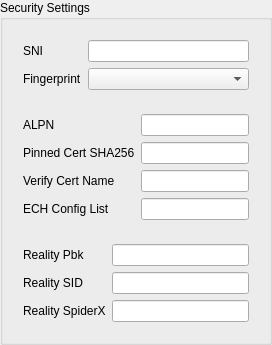
       <widget class="QGroupBox" name="xray_security_box">
        <property name="title">
         <string>Security Settings</string>
        </property>
        <layout class="QVBoxLayout" name="verticalLayout_8">
         <item>
          <widget class="QWidget" name="xray_tls_common" native="true">
           <layout class="QGridLayout" name="gridLayout_5">
            <item row="0" column="0">
             <widget class="QLabel" name="label_11">
              <property name="text">
               <string>SNI</string>
              </property>
              <property name="buddy">
               <cstring>xray_sni</cstring>
              </property>
             </widget>
            </item>
            <item row="0" column="1">
             <widget class="QLineEdit" name="xray_sni"/>
            </item>
            <item row="1" column="0">
             <widget class="QLabel" name="label_12">
              <property name="text">
               <string>Fingerprint</string>
              </property>
              <property name="buddy">
               <cstring>xray_fp</cstring>
              </property>
             </widget>
            </item>
            <item row="1" column="1">
             <widget class="QComboBox" name="xray_fp"/>
            </item>
           </layout>
          </widget>
         </item>
         <item>
          <widget class="QWidget" name="xray_tls_only" native="true">
           <layout class="QGridLayout" name="gridLayout_6">
            <item row="0" column="0">
             <widget class="QLabel" name="label_13">
              <property name="text">
               <string>ALPN</string>
              </property>
              <property name="buddy">
               <cstring>xray_alpn</cstring>
              </property>
             </widget>
            </item>
            <item row="0" column="1">
             <widget class="QLineEdit" name="xray_alpn"/>
            </item>
            <item row="1" column="0">
             <widget class="QLabel" name="label_xray_pcs">
              <property name="text">
               <string>Pinned Cert SHA256</string>
              </property>
              <property name="buddy">
               <cstring>xray_pinned_peer_cert_sha256</cstring>
              </property>
             </widget>
            </item>
            <item row="1" column="1">
             <widget class="QLineEdit" name="xray_pinned_peer_cert_sha256">
              <property name="toolTip">
               <string>pinnedPeerCertSha256: hex SHA256 of the peer certificate (comma-separated for multiple). Replacement for allowInsecure.</string>
              </property>
             </widget>
            </item>
            <item row="2" column="0">
             <widget class="QLabel" name="label_xray_vcn">
              <property name="text">
               <string>Verify Cert Name</string>
              </property>
              <property name="buddy">
               <cstring>xray_verify_peer_cert_by_name</cstring>
              </property>
             </widget>
            </item>
            <item row="2" column="1">
             <widget class="QLineEdit" name="xray_verify_peer_cert_by_name">
              <property name="toolTip">
               <string>verifyPeerCertByName: verify the peer certificate against this name instead of the SNI.</string>
              </property>
             </widget>
            </item>
            <item row="3" column="0">
             <widget class="QLabel" name="label_xray_ech">
              <property name="text">
               <string>ECH Config List</string>
              </property>
              <property name="buddy">
               <cstring>xray_ech_config_list</cstring>
              </property>
             </widget>
            </item>
            <item row="3" column="1">
             <widget class="QLineEdit" name="xray_ech_config_list">
              <property name="toolTip">
               <string>echConfigList: a base64 ECHConfigList, or "domain+https://dns/dns-query" to let Xray fetch it over DoH (e.g. cloudflare-ech.com+https://8.8.8.8/dns-query).</string>
              </property>
             </widget>
            </item>
           </layout>
          </widget>
         </item>
         <item>
          <widget class="QWidget" name="xray_reality_box" native="true">
           <layout class="QGridLayout" name="gridLayout_7">
            <item row="0" column="0">
             <widget class="QLabel" name="label_14">
              <property name="text">
               <string>Reality Pbk</string>
              </property>
              <property name="buddy">
               <cstring>xray_reality_pbk</cstring>
              </property>
             </widget>
            </item>
            <item row="0" column="1">
             <widget class="QLineEdit" name="xray_reality_pbk"/>
            </item>
            <item row="1" column="0">
             <widget class="QLabel" name="label_15">
              <property name="text">
               <string>Reality SID</string>
              </property>
              <property name="buddy">
               <cstring>xray_reality_sid</cstring>
              </property>
             </widget>
            </item>
            <item row="1" column="1">
             <widget class="QLineEdit" name="xray_reality_sid"/>
            </item>
            <item row="2" column="0">
             <widget class="QLabel" name="label_16">
              <property name="text">
               <string>Reality SpiderX</string>
              </property>
              <property name="buddy">
               <cstring>xray_reality_spiderx</cstring>
              </property>
             </widget>
            </item>
            <item row="2" column="1">
             <widget class="QLineEdit" name="xray_reality_spiderx"/>
            </item>
           </layout>
          </widget>
         </item>
        </layout>
       </widget>
